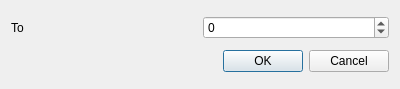
<?xml version="1.0" encoding="UTF-8"?>
<ui version="4.0">
 <class>DAOneValue</class>
 <widget class="QDialog" name="DAOneValue">
  <property name="geometry">
   <rect>
    <x>0</x>
    <y>0</y>
    <width>400</width>
    <height>89</height>
   </rect>
  </property>
  <property name="windowTitle">
   <string>Dialog</string>
  </property>
  <layout class="QVBoxLayout" name="verticalLayout">
   <item>
    <layout class="QHBoxLayout" name="horizontalLayout">
     <item>
      <widget class="QLabel" name="label">
       <property name="text">
        <string>To</string>
       </property>
      </widget>
     </item>
     <item>
      <widget class="QDoubleSpinBox" name="doubleSpinBox">
       <property name="decimals">
        <number>0</number>
       </property>
       <property name="minimum">
        <double>-999999.000000000000000</double>
       </property>
       <property name="maximum">
        <double>999999.000000000000000</double>
       </property>
       <property name="singleStep">
        <double>1.000000000000000</double>
       </property>
      </widget>
     </item>
    </layout>
   </item>
   <item>
    <widget class="QDialogButtonBox" name="buttonBox">
     <property name="orientation">
      <enum>Qt::Horizontal</enum>
     </property>
     <property name="standardButtons">
      <set>QDialogButtonBox::Cancel|QDialogButtonBox::Ok</set>
     </property>
    </widget>
   </item>
  </layout>
 </widget>
 <resources/>
 <connections>
  <connection>
   <sender>buttonBox</sender>
   <signal>accepted()</signal>
   <receiver>DAOneValue</receiver>
   <slot>accept()</slot>
   <hints>
    <hint type="sourcelabel">
     <x>248</x>
     <y>254</y>
    </hint>
    <hint type="destinationlabel">
     <x>157</x>
     <y>274</y>
    </hint>
   </hints>
  </connection>
  <connection>
   <sender>buttonBox</sender>
   <signal>rejected()</signal>
   <receiver>DAOneValue</receiver>
   <slot>reject()</slot>
   <hints>
    <hint type="sourcelabel">
     <x>316</x>
     <y>260</y>
    </hint>
    <hint type="destinationlabel">
     <x>286</x>
     <y>274</y>
    </hint>
   </hints>
  </connection>
 </connections>
</ui>
